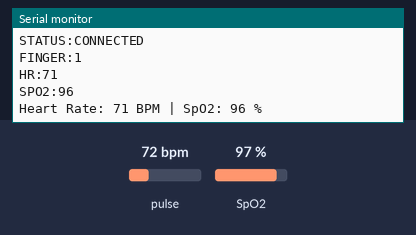
A sketch run on a simulated ESP32. Shown: the last lines printed to the serial monitor. The test bench sets the inputs (shaded band); at power-on: pulse 72 bpm, SpO2 97 %.

Above: at 2.4 s.
2.5 s: pulse set to 42 bpm
4.0 s: SpO2 set to 80 %
At 5.45 s:
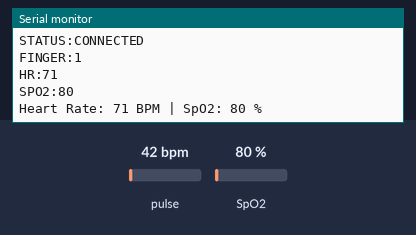
5.5 s: pulse set to 70 bpm
At 6.2 s:
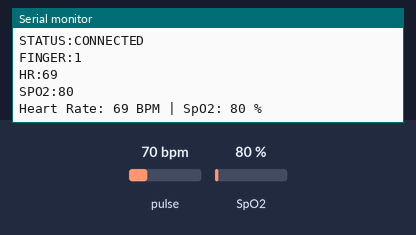
Timing chart, 0 to 8.5 s (numbered marks = the images above; inputs shaded):
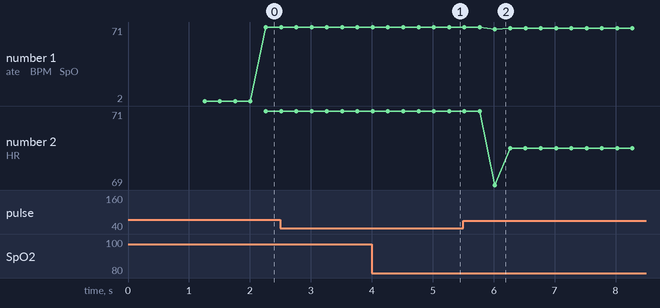

Measured:
- after the input at 4.0 s, the serial monitor: prints a new line after 1.3 s (image 1)
- after the input at 5.5 s, the serial monitor: prints a new line after 0.52 s (image 2)
- plotted number 1: 71 → 70 after the input at 5.5 s
- plotted number 2: 71 → 70 after the input at 5.5 s

The sketch:

max30102_esp32.uno.ino
```cpp
/*
 * ============================================================================
 * ESP32 + MAX30102 PULSE OXIMETER & HEART RATE SENSOR FIRMWARE
 * ============================================================================
 *
 * HARDWARE CONNECTIONS:
 *   - ESP32 GPIO21 (SDA) -> MAX30102 SDA
 *   - ESP32 GPIO22 (SCL) -> MAX30102 SCL
 *   - ESP32 3.3V or VIN  -> MAX30102 VDD/VIN
 *   - ESP32 GND          -> MAX30102 GND
 *
 * SERIAL COMMUNICATION: 115200 baud
 * I2C HARDWARE BUS: SDA=21, SCL=22, 100kHz
 * ============================================================================
 */

#include <Wire.h>
#include "MAX30105.h"
#include "heartRate.h"
#include "spo2_algorithm.h"

MAX30105 particleSensor;

// Pin Definitions & I2C Address
const uint8_t SDA_PIN = 21;
const uint8_t SCL_PIN = 22;

// Sensor & Detection State
bool sensorConnected = false;
bool fingerDetected = false;
uint32_t latestIR = 0;
const uint32_t FINGER_DETECT_THRESHOLD = 5000; // Fast, reliable IR threshold for finger contact

// Short rolling buffer for fast initial finger detection (4 samples ~ 80-160ms)
const uint8_t FINGER_WINDOW_SIZE = 4;
uint32_t fingerIRBuffer[FINGER_WINDOW_SIZE] = {0};
uint8_t fingerWindowIndex = 0;
uint8_t fingerWindowCount = 0;

// Buffer for Maxim Algorithm (100 samples)
const int MAX_BUFFER_LENGTH = 100;
uint32_t irBuffer[MAX_BUFFER_LENGTH];
uint32_t redBuffer[MAX_BUFFER_LENGTH];
int bufferIndex = 0;
bool bufferFilled = false;

// Vital Signs
int32_t spo2 = 0;
int8_t validSPO2 = 0;
int32_t heartRate = 0;
int8_t validHeartRate = 0;

// Rolling Beat Detection
const byte RATE_SIZE = 4;
byte rates[RATE_SIZE];
byte rateSpot = 0;
long lastBeat = 0;
int beatAvg = 0;
bool wasFingerDetected = false;

// Real-time Optical SpO2 calculation from actual Red and IR photodiode samples
int32_t calculate_fast_spo2(uint32_t *ir, uint32_t *red, int count) {
  if (count < 15) return 0;
  uint32_t minIR = 0xFFFFFFFF, maxIR = 0;
  uint32_t minRed = 0xFFFFFFFF, maxRed = 0;
  uint64_t sumIR = 0, sumRed = 0;
  for (int i = 0; i < count; i++) {
    if (ir[i] < minIR) minIR = ir[i];
    if (ir[i] > maxIR) maxIR = ir[i];
    sumIR += ir[i];
    if (red[i] < minRed) minRed = red[i];
    if (red[i] > maxRed) maxRed = red[i];
    sumRed += red[i];
  }
  uint32_t dcIR = sumIR / count;
  uint32_t dcRed = sumRed / count;
  uint32_t acIR = maxIR - minIR;
  uint32_t acRed = maxRed - minRed;
  if (dcIR == 0 || dcRed == 0 || acIR < 50 || acRed < 50) return 0;
  float R = ((float)acRed / (float)dcRed) / ((float)acIR / (float)dcIR);
  int calc_spo2 = (int)(110.0 - 25.0 * R);
  if (calc_spo2 >= 70 && calc_spo2 <= 100) {
    return calc_spo2;
  }
  return 0;
}

// Timing Trackers
unsigned long lastHeartbeatTime = 0;
unsigned long lastDataPrintTime = 0;
unsigned long lastAlgorithmTime = 0;
unsigned long lastRetryTime = 0;

// Sensor Initialization
bool initSensor() {
  Serial.println("[SENSOR] Initializing MAX30102...");

  bool ok = false;
  for (int attempt = 1; attempt <= 5; attempt++) {
    if (particleSensor.begin(Wire, 100000L)) {
      ok = true;
      break;
    }
    delay(150);
  }

  if (!ok) {
    Serial.println("MAX30102 initialization failed");
    Serial.println("STATUS:CONNECTED");
    Serial.println("FINGER:0");
    Serial.println("HR:--");
    Serial.println("SPO2:--");
    return false;
  }

  // Setup MAX30102 parameters:
  // power ~10.6mA (0x35), 4 sample average, mode 2 (Red + IR), 100Hz, 411us pulse width, 4096 ADC
  particleSensor.setup(0x35, 4, 2, 100, 411, 4096);
  particleSensor.setPulseAmplitudeRed(0x35);
  particleSensor.setPulseAmplitudeIR(0x35);
  particleSensor.enableFIFORollover();
  particleSensor.clearFIFO();

  // Reset buffers
  bufferIndex = 0;
  bufferFilled = false;
  rateSpot = 0;
  lastBeat = 0;
  beatAvg = 0;
  spo2 = 0;
  validSPO2 = 0;
  heartRate = 0;
  validHeartRate = 0;
  wasFingerDetected = false;
  for (byte x = 0; x < RATE_SIZE; x++) rates[x] = 0;

  Serial.println("[SENSOR] MAX30102 initialized successfully");
  Serial.println("STATUS:CONNECTED");
  Serial.println("FINGER:0");
  Serial.println("HR:--");
  Serial.println("SPO2:--");
  return true;
}

void setup() {
  Serial.begin(115200);
  delay(1000);

  Serial.println("\n\n========================================");
  Serial.println("[STARTUP] ESP32 MAX30102 Sensor Module");
  Serial.println("========================================\n");

  Wire.begin(SDA_PIN, SCL_PIN);
  Wire.setClock(100000L);
  Wire.setTimeOut(50);
  delay(200);

  // Attempt sensor initialization
  sensorConnected = initSensor();
  lastHeartbeatTime = millis();
}

void loop() {
  unsigned long currentMillis = millis();

  // 1. If sensor failed initial detection, retry every 2 seconds
  if (!sensorConnected) {
    if (currentMillis - lastRetryTime >= 2000) {
      lastRetryTime = currentMillis;
      Wire.begin(SDA_PIN, SCL_PIN);
      Wire.setClock(100000L);
      sensorConnected = initSensor();
    }
    return;
  }

  // 2. Continuous sample acquisition
  particleSensor.check();

  while (particleSensor.available()) {
    uint32_t currentIR = particleSensor.getFIFOIR();
    uint32_t currentRed = particleSensor.getFIFORed();
    particleSensor.nextSample();

    // Short rolling buffer for fast initial finger detection (~80-160ms)
    fingerIRBuffer[fingerWindowIndex] = currentIR;
    fingerWindowIndex = (fingerWindowIndex + 1) % FINGER_WINDOW_SIZE;
    if (fingerWindowCount < FINGER_WINDOW_SIZE) fingerWindowCount++;

    uint64_t irSum = 0;
    for (uint8_t i = 0; i < fingerWindowCount; i++) {
      irSum += fingerIRBuffer[i];
    }
    latestIR = fingerWindowCount > 0 ? (uint32_t)(irSum / fingerWindowCount) : currentIR;

    if (latestIR >= FINGER_DETECT_THRESHOLD) {
      // Real-time beat detection
      if (checkForBeat(currentIR)) {
        if (lastBeat > 0) {
          long delta = currentMillis - lastBeat;
          float bpm = 60.0 / (delta / 1000.0);
          if (bpm >= 45.0 && bpm <= 200.0) {
            rates[rateSpot++] = (byte)bpm;
            rateSpot %= RATE_SIZE;
            int sum = 0, count = 0;
            for (byte x = 0; x < RATE_SIZE; x++) {
              if (rates[x] > 0) {
                sum += rates[x];
                count++;
              }
            }
            if (count > 0) {
              beatAvg = sum / count;
            }
          }
        }
        lastBeat = currentMillis;
      }

      // Collect for SpO2 calculation
      redBuffer[bufferIndex] = currentRed;
      irBuffer[bufferIndex] = currentIR;
      bufferIndex++;
      if (bufferIndex >= MAX_BUFFER_LENGTH) {
        bufferFilled = true;
        // Shift buffer to preserve chronological continuity for Maxim algorithm
        for (int i = 25; i < MAX_BUFFER_LENGTH; i++) {
          redBuffer[i - 25] = redBuffer[i];
          irBuffer[i - 25] = irBuffer[i];
        }
        bufferIndex = 75;
      }
    }
  }

  // 3. Finger Presence & Status Reporting
  // ONCE SENSOR IS INITIALIZED, STATUS REMAINS CONNECTED!
  if (latestIR < FINGER_DETECT_THRESHOLD) {
    // -------------------------------------------------------------
    // NO FINGER PLACED:
    // Status stays CONNECTED! Heart Rate = --, SpO2 = --
    // -------------------------------------------------------------
    fingerDetected = false;
    fingerWindowCount = 0;
    fingerWindowIndex = 0;
    for (byte x = 0; x < FINGER_WINDOW_SIZE; x++) fingerIRBuffer[x] = 0;
    bufferIndex = 0;
    bufferFilled = false;
    rateSpot = 0;
    lastBeat = 0;
    beatAvg = 0;
    spo2 = 0;
    validSPO2 = 0;
    heartRate = 0;
    validHeartRate = 0;
    for (byte x = 0; x < RATE_SIZE; x++) rates[x] = 0;

    // Edge-triggered: immediate report upon finger removal
    if (wasFingerDetected) {
      wasFingerDetected = false;
      lastHeartbeatTime = currentMillis;
      Serial.println("[SENSOR] Waiting for finger");
      Serial.println("STATUS:CONNECTED");
      Serial.println("FINGER:0");
      Serial.println("HR:--");
      Serial.println("SPO2:--");
    } else if (currentMillis - lastHeartbeatTime >= 1000) {
      // Periodic heartbeat every 1 second
      lastHeartbeatTime = currentMillis;
      Serial.println("STATUS:CONNECTED");
      Serial.println("FINGER:0");
      Serial.println("HR:--");
      Serial.println("SPO2:--");
      Serial.println("[SENSOR] Waiting for finger");
    }
  } else {
    // -------------------------------------------------------------
    // FINGER DETECTED:
    // Status stays CONNECTED! Read REAL MAX30102 data
    // -------------------------------------------------------------
    fingerDetected = true;

    // Edge-triggered: immediate report upon finger placement
    if (!wasFingerDetected) {
      wasFingerDetected = true;
      lastDataPrintTime = 0; // Immediate first data print
      lastHeartbeatTime = currentMillis;
      Serial.println("[SENSOR] Finger detected");
      Serial.println("STATUS:CONNECTED");
      Serial.println("FINGER:1");
      Serial.println("HR:--");
      Serial.println("SPO2:--");
    }

    // Run Maxim SpO2 algorithm once buffer is ready
    if (bufferFilled && (currentMillis - lastAlgorithmTime >= 1000)) {
      lastAlgorithmTime = currentMillis;
      maxim_heart_rate_and_oxygen_saturation(
        irBuffer, MAX_BUFFER_LENGTH, redBuffer,
        &spo2, &validSPO2,
        &heartRate, &validHeartRate
      );
    }

    // Output live readings every 250ms
    if (currentMillis - lastDataPrintTime >= 250) {
      lastDataPrintTime = currentMillis;
      lastHeartbeatTime = currentMillis;

      Serial.println("[SENSOR] Finger detected");
      Serial.println("STATUS:CONNECTED");
      Serial.println("FINGER:1");

      int displayHR = 0;
      if (validHeartRate && heartRate >= 45 && heartRate <= 200) {
        displayHR = heartRate;
      } else if (beatAvg >= 45 && beatAvg <= 200) {
        displayHR = beatAvg;
      }

      int displaySpO2 = 0;
      if (validSPO2 && spo2 >= 70 && spo2 <= 100) {
        displaySpO2 = spo2;
      } else {
        int fast_sp = calculate_fast_spo2(irBuffer, redBuffer, bufferFilled ? MAX_BUFFER_LENGTH : bufferIndex);
        if (fast_sp >= 70 && fast_sp <= 100) {
          displaySpO2 = fast_sp;
        }
      }

      if (displayHR > 0) {
        Serial.printf("HR:%d\n", displayHR);
      } else {
        Serial.println("HR:--");
      }

      if (displaySpO2 > 0) {
        Serial.printf("SPO2:%d\n", displaySpO2);
      } else {
        Serial.println("SPO2:--");
      }

      // Backward compatible human readable format
      Serial.print("Heart Rate: ");
      if (displayHR > 0) {
        Serial.print(displayHR);
      } else {
        Serial.print("--");
      }
      Serial.print(" BPM | SpO2: ");
      if (displaySpO2 > 0) {
        Serial.print(displaySpO2);
      } else {
        Serial.print("--");
      }
      Serial.println(" %");
    }
  }

  delay(5);
}
```
